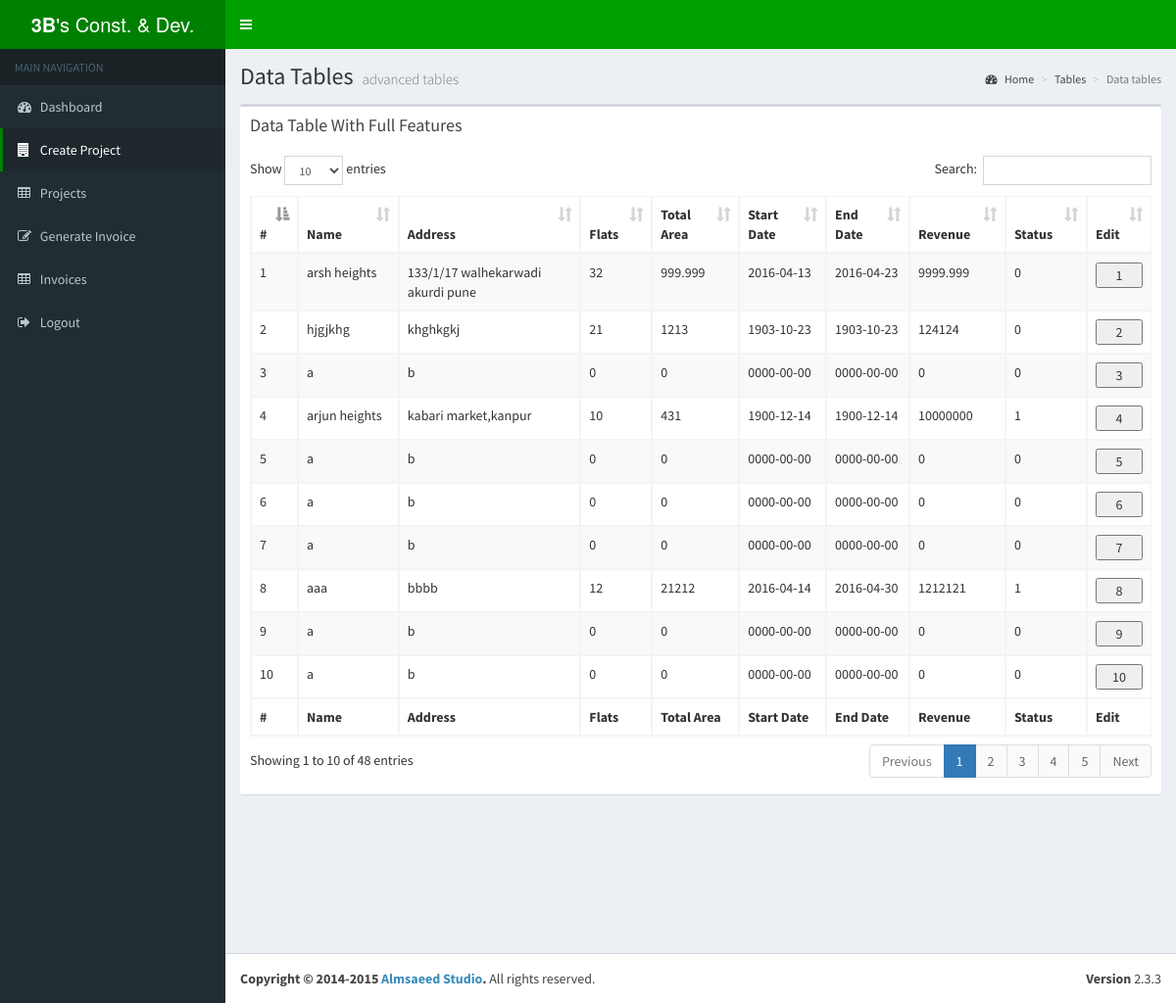
The app's page /pages/tables/data.php (signed in) with its own data.
### tables this page shows
CREATE TABLE IF NOT EXISTS `projects` (
  `PROJECT_ID` int(9) NOT NULL,
  `NAME` varchar(30) NOT NULL,
  `ADDRES` varchar(60) NOT NULL,
  `NUMBER_OF_FLATS` int(3) NOT NULL,
  `TOTAL_AREA` double NOT NULL,
  `START_DATE` date NOT NULL,
  `END_DATE` date NOT NULL,
  `REVENUE` double NOT NULL,
  `STATUS` tinyint(1) NOT NULL DEFAULT '1'
);

### pages/tables/data.php (the view, shortened to what this page needs)
<!DOCTYPE html>
<?php
if($_SESSION['login']==1)
{
    require_once("DB_CONNECT.php");
?>
<html>
<head>
  <link rel="stylesheet" href="bootstrap/css/bootstrap.min.css">
  <link rel="stylesheet" href="https://cdnjs.cloudflare.com/ajax/libs/font-awesome/4.5.0/css/font-awesome.min.css">
  <link rel="stylesheet" href="https://cdnjs.cloudflare.com/ajax/libs/ionicons/2.0.1/css/ionicons.min.css">
  <link rel="stylesheet" href="plugins/datatables/dataTables.bootstrap.css">
  <link rel="stylesheet" href="dist/css/AdminLTE.min.css">
  <link rel="stylesheet" href="dist/css/skins/_all-skins.min.css">
</head>
<body class="hold-transition skin-blue sidebar-mini">
<div class="wrapper">
  <header class="main-header">
    <a href="index2.php" class="logo" style="background-color:green;">
      <span class="logo-lg"><b>3B</b>'s Const. & Dev.</span>
    </a>
    <nav class="navbar navbar-static-top" style="background-color:#00a000;">
      <a href="#"  class="sidebar-toggle" data-toggle="offcanvas" role="button">
      </a>
    </nav>
  </header>
  <aside class="main-sidebar">
    <section class="sidebar">
      <ul class="sidebar-menu">
        <li class="header">MAIN NAVIGATION</li>
        <li >
          <a href="index2.php">
            <i class="fa fa-dashboard"></i> <span>Dashboard</span>
          </a>
        </li>
        <li class="active " >
          <a href="#" style="border-left-color:green">
            <i class="fa fa-building"></i>
            <span>Create Project</span>
          </a>
        </li>
        <li>
          <a href="pages/widgets.html">
            <i class="fa fa-table"></i> <span>Projects</span>
          </a>
        </li>
        <li >
          <a href="#">
            <i class="fa fa-edit"></i> <span>Generate Invoice</span>
          </a>
        </li>
        <li >
          <a href="#">
            <i class="fa fa-table"></i> <span>Invoices</span>
          </a>
        </li>
        <li >
          <a href="#">
            <i class="fa fa-sign-out"></i> <span>Logout</span>
          </a>
        </li>
    </section>
  </aside>
  <div class="content-wrapper">
    <section class="content-header">
      <h1>
        Data Tables
        <small>advanced tables</small>
      </h1>
      <ol class="breadcrumb">
        <li><a href="#"><i class="fa fa-dashboard"></i> Home</a></li>
        <li><a href="#">Tables</a></li>
        <li class="active">Data tables</li>
      </ol>
    </section>
    <section class="content">
      <div class="row">
        <div class="col-xs-12">
          <div class="box">
            <div class="box-header">
              <h3 class="box-title">Data Table With Full Features</h3>
            </div>
            <div class="box-body">
              <table id="example1" class="table table-bordered table-striped">
                <thead>
                <tr>
                  <th>#</th>
          <th>Name</th>
                    <th>Address</th>
                    <th>Flats</th>
                    <th>Total Area</th>
                    <th>Start Date</th>
                    <th>End Date</th>
                    <th>Revenue</th>
                    <th>Status</th>
                    <th>Edit</th>
                </tr>
                </thead>
                <tbody>
                <?php
                                        $query  = "select * from projects";
                                        $result = mysqli_query($conn,$query);
                                        if (mysqli_num_rows($result) > 0)
                                        {
                                            while($row = mysqli_fetch_assoc($result))
                                            {
                                                echo "<tr class='odd gradeX'><td>".$row['PROJECT_ID']."</td><td>".$row['NAME']."</td><td>".$row['ADDRES']."</td><td>".$row['NUMBER_OF_FLATS']."</td><td>".$row['TOTAL_AREA']."</td><td>".$row['START_DATE']."</td><td>".$row['END_DATE']."</td><td>".$row['REVENUE']."</td><td>".$row['STATUS']."</td><td><form name=f1 method=post action=editproject.php><input type=submit name=dynamicbutton style='width:100%;' value=".$row['PROJECT_ID']." ></input></form></td></tr>";
                                            }
                                        }
                                    ?>
                </tbody>
                <tfoot>
                <tr><th>#</th>
          <th>Name</th>
                    <th>Address</th>
                    <th>Flats</th>
                    <th>Total Area</th>
                    <th>Start Date</th>
                    <th>End Date</th>
                    <th>Revenue</th>
                    <th>Status</th>
                    <th>Edit</th>
                </tr>
                </tfoot>
              </table>
            </div>
          </div>
        </div>
      </div>
    </section>
  </div>
  <footer class="main-footer">
    <div class="pull-right hidden-xs">
      <b>Version</b> 2.3.3
    </div>
    <strong>Copyright &copy; 2014-2015 <a href="http://almsaeedstudio.com">Almsaeed Studio</a>.</strong> All rights
    reserved.
  </footer>
</div>
</body>
</html>
<?php
}
else
{
    header('Location:index.php');
}
?>

### records on screen
projects: PROJECT_ID "1", NAME "arsh heights", ADDRES "133/1/17 walhekarwadi akurdi pune", NUMBER_OF_FLATS "32", TOTAL_AREA "999.999", START_DATE "2016-04-13", END_DATE "2016-04-23", REVENUE "9999.999", STATUS "0", dynamicbutton "1"
projects: PROJECT_ID "2", NAME "hjgjkhg", ADDRES "khghkgkj", NUMBER_OF_FLATS "21", TOTAL_AREA "1213", START_DATE "1903-10-23", END_DATE "1903-10-23", REVENUE "124124", STATUS "0", dynamicbutton "2"
projects: PROJECT_ID "3", NAME "a", ADDRES "b", NUMBER_OF_FLATS "0", TOTAL_AREA "0", START_DATE "0000-00-00", END_DATE "0000-00-00", REVENUE "0", STATUS "0", dynamicbutton "3"
projects: PROJECT_ID "4", NAME "arjun heights", ADDRES "kabari market,kanpur", NUMBER_OF_FLATS "10", TOTAL_AREA "431", START_DATE "1900-12-14", END_DATE "1900-12-14", REVENUE "10000000", STATUS "1", dynamicbutton "4"
projects: PROJECT_ID "5", NAME "a", ADDRES "b", NUMBER_OF_FLATS "0", TOTAL_AREA "0", START_DATE "0000-00-00", END_DATE "0000-00-00", REVENUE "0", STATUS "0", dynamicbutton "5"
projects: PROJECT_ID "6", NAME "a", ADDRES "b", NUMBER_OF_FLATS "0", TOTAL_AREA "0", START_DATE "0000-00-00", END_DATE "0000-00-00", REVENUE "0", STATUS "0", dynamicbutton "6"
projects: PROJECT_ID "7", NAME "a", ADDRES "b", NUMBER_OF_FLATS "0", TOTAL_AREA "0", START_DATE "0000-00-00", END_DATE "0000-00-00", REVENUE "0", STATUS "0", dynamicbutton "7"
projects: PROJECT_ID "8", NAME "aaa", ADDRES "bbbb", NUMBER_OF_FLATS "12", TOTAL_AREA "21212", START_DATE "2016-04-14", END_DATE "2016-04-30", REVENUE "1212121", STATUS "1", dynamicbutton "8"
projects: PROJECT_ID "9", NAME "a", ADDRES "b", NUMBER_OF_FLATS "0", TOTAL_AREA "0", START_DATE "0000-00-00", END_DATE "0000-00-00", REVENUE "0", STATUS "0", dynamicbutton "9"
projects: PROJECT_ID "10", NAME "a", ADDRES "b", NUMBER_OF_FLATS "0", TOTAL_AREA "0", START_DATE "0000-00-00", END_DATE "0000-00-00", REVENUE "0", STATUS "0", dynamicbutton "10"
